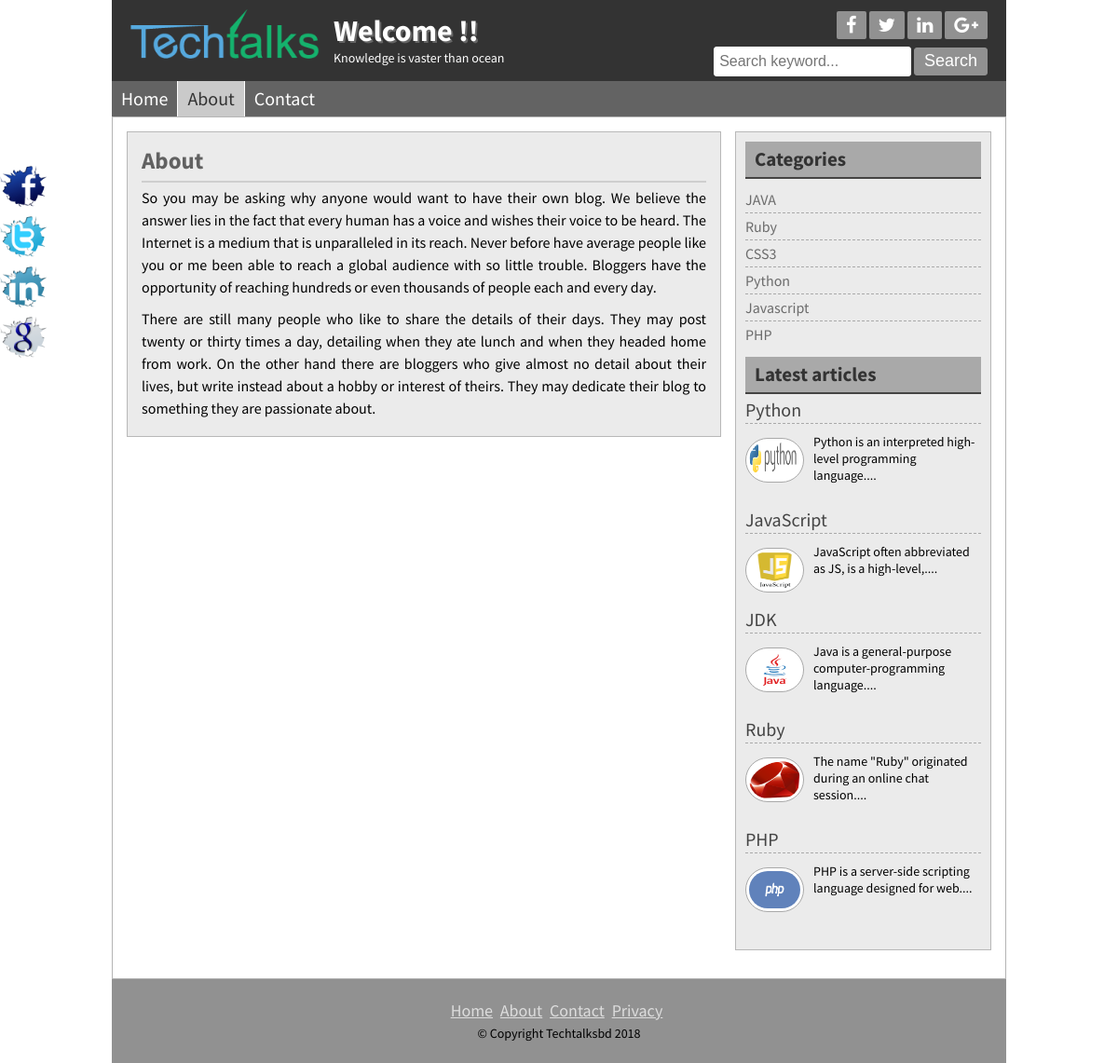
Page /page.php?pageid=1 on the committed database.
### tables this page shows
CREATE TABLE `title_slogan` (
  `id` int(11) NOT NULL,
  `title` varchar(255) NOT NULL,
  `slogan` varchar(255) NOT NULL,
  `logo` varchar(255) NOT NULL
);

CREATE TABLE `tbl_social` (
  `id` int(11) NOT NULL,
  `facebook` varchar(255) NOT NULL,
  `twitter` varchar(255) NOT NULL,
  `linkedin` varchar(255) NOT NULL,
  `googleplus` varchar(255) NOT NULL
);

CREATE TABLE `tbl_page` (
  `id` int(11) NOT NULL,
  `name` varchar(100) NOT NULL,
  `body` text NOT NULL
);

CREATE TABLE `tbl_category` (
  `id` int(11) NOT NULL,
  `name` varchar(50) NOT NULL,
  `userid` int(11) NOT NULL
);

CREATE TABLE `tbl_post` (
  `id` int(11) NOT NULL,
  `cat` int(11) NOT NULL,
  `title` varchar(255) NOT NULL,
  `body` text NOT NULL,
  `image` varchar(255) NOT NULL,
  `author` varchar(255) NOT NULL,
  `tags` varchar(255) NOT NULL,
  `date` timestamp NOT NULL DEFAULT CURRENT_TIMESTAMP ON UPDATE CURRENT_TIMESTAMP,
  `userid` int(11) NOT NULL
);

CREATE TABLE `tbl_copyright` (
  `id` int(11) NOT NULL,
  `copyright` varchar(255) NOT NULL
);

### lib/Database.php (called while the page is built, shortened)
<?php
Class Database{
	public $host   = DB_HOST;
	public $user   = DB_USER;
	public $pass   = DB_PASS;
	public $dbname = DB_NAME;
	public $link;
	private function connectDB(){
		$this->link = new mysqli($this->host, $this->user, $this->pass, $this->dbname);
	}
	public function select($query){
		$result = $this->link->query($query) or die($this->link->error.__LINE__);
		if($result->num_rows > 0){
			return $result;
		} else {
			return false;
		}
	}
}

### helpers/Format.php (called while the page is built, shortened)
<?php
class Format{
	public function textShorten($text, $limit = 370){
		$text = $text.' ';
		$text = substr($text, 0, $limit);
		$text = substr($text, 0, strrpos($text, ' '));
		$text = $text."....";
		return $text;
	}
}
?>

### page.php (the view)
<?php
include 'inc/header.php';
?>
<div class="contentsection contemplete clear">
	<div class="maincontent clear">
		<?php
			if (isset($_GET['pageid'])) {
				$id = $_GET['pageid'];
			}
            $query = "SELECT * FROM tbl_page WHERE id='$id'";
            $getData = $db->select($query);
            if ($getData) {
                while ($result = $getData->fetch_assoc()) {
    	?>
		<div class="about">
			<h2><?php echo $result['name'];?></h2>
			<?php echo $result['body'];?>
		</div>
		<?php } }?>
	</div>
<?php include 'inc/sidebar.php';?>
<?php include 'inc/footer.php';?>

### inc/header.php (shortened to what this page needs)
<?php
	include 'lib/Database.php';
	include 'helpers/Format.php';
	$db = new Database();
	$fm = new Format();
?>
<!DOCTYPE html>
<html>
<head>
	<?php include 'scripts/css.php';?>
</head>
<body>
	<div class="headersection templete clear">
		<a href="#">
			 <?php
	            $query = "SELECT * FROM title_slogan WHERE id='1'";
	            $getData = $db->select($query);
	            if ($getData) {
	                while ($result = $getData->fetch_assoc()) {
	        ?>
			<div class="logo">
				<img src="admin/<?php echo $result['logo'];?>" alt="Logo"/>
				<h2><?php echo $result['title'];?></h2>
				<p><?php echo $result['slogan'];?></p>
			</div>
			<?php } }?>
		</a>
		<div class="social clear">
			<div class="icon clear">
				<?php
		            $query = "SELECT * FROM tbl_social WHERE id='1'";
		            $getData = $db->select($query);
		            if ($getData) {
		                while ($result = $getData->fetch_assoc()) {
		        ?>
				<a href="<?php echo $result['facebook'];?>" target="_blank"><i class="fa fa-facebook"></i></a>
				<a href="<?php echo $result['twitter'];?>" target="_blank"><i class="fa fa-twitter"></i></a>
				<a href="<?php echo $result['linkedin'];?>" target="_blank"><i class="fa fa-linkedin"></i></a>
				<a href="<?php echo $result['googleplus'];?>" target="_blank"><i class="fa fa-google-plus"></i></a>
				<?php } }?>
			</div>
			<div class="searchbtn clear">
			<form action="search.php" method="get">
				<input type="text" name="search" placeholder="Search keyword..."/>
				<input type="submit" name="submit" value="Search"/>
			</form>
			</div>
		</div>
	</div>
<div class="navsection templete">
	<?php
		$page  = $_SERVER['SCRIPT_FILENAME'];
		$title = basename($page, '.php');
	?>
	<ul>
		<li><a <?php if ($title == 'index') {echo 'id="active"';} ?>
			href="index.php">Home</a></li>
		 <?php
	            $query = "SELECT * FROM tbl_page";
	            $getData = $db->select($query);
	            if ($getData) {
	                while ($result = $getData->fetch_assoc()) {
	    ?>
		<li><a
			<?php
				if (isset($_GET['pageid']) && $_GET['pageid'] == $result['id']) {
					echo 'id="active"';
				}
			?>
			href="page.php?pageid=<?php echo $result['id'];?>"><?php echo $result['name'];?></a></li>
		<?php } }?>
		<li><a <?php if ($title == 'contact') {echo 'id="active"';} ?> href="contact.php">Contact</a></li>
	</ul>
</div>

### inc/sidebar.php
<div class="sidebar clear">
	<div class="samesidebar clear">
		<h2>Categories</h2>
			<ul>
				<?php
					$query = "SELECT * FROM tbl_category";
					$category = $db->select($query);
					if ($category) {
						while ($result = $category->fetch_assoc()) {
				?>
				<li><a href="posts.php?catId=<?php echo $result['id']?>"><?php echo $result['name'];?></a></li>
				<?php } } else { echo "Category not found ";}?>
			</ul>
	</div>
	<div class="samesidebar clear">
		<h2>Latest articles</h2>
		<?php
			$query = "select * from tbl_post limit 5";
			$latestpost = $db->select($query);
			if ($latestpost) {
				while ($post = $latestpost->fetch_assoc()) {
		?>
		<div class="popular clear">
			<h3><a href="post.php?id=<?php echo $post['id']?>"><?php echo $post['title']?></a></h3>
			<a href="post.php?id=<?php echo $post['id']?>"><img src="admin/<?php echo $post['image']?>" alt="post image"/></a>
			<?php echo $fm->textShorten($post['body'], 60);?>
		</div>
		<?php } } else{
			echo "<script>window.location='404.php'</script>";
		}?>
	</div>
</div>

### inc/footer.php (shortened to what this page needs)
	</div>
	<div class="footersection templete clear">
	  <div class="footermenu clear">
		<ul>
			<li><a href="#">Home</a></li>
			<li><a href="#">About</a></li>
			<li><a href="#">Contact</a></li>
			<li><a href="#">Privacy</a></li>
		</ul>
	  </div>
	  <?php
            $query = "SELECT * FROM tbl_copyright WHERE id='1'";
            $getData = $db->select($query);
            if ($getData) {
                while ($result = $getData->fetch_assoc()) {
        ?>
	  <p>&copy; <?php echo $result['copyright'];?> <?php echo date('Y');?> </p>
	  <?php } }?>
	</div>
	<div class="fixedicon clear">
		<?php
            $query = "SELECT * FROM tbl_social WHERE id='1'";
            $getData = $db->select($query);
            if ($getData) {
                while ($result = $getData->fetch_assoc()) {
        ?>
		<a href="<?php echo $result['facebook'];?>"><img src="images/fb.png" alt="Facebook"/></a>
		<a href="<?php echo $result['twitter'];?>"><img src="images/tw.png" alt="Twitter"/></a>
		<a href="<?php echo $result['linkedin'];?>"><img src="images/in.png" alt="LinkedIn"/></a>
		<a href="<?php echo $result['googleplus'];?>"><img src="images/gl.png" alt="GooglePlus"/></a>
		<?php } }?>
	</div>
</body>
</html>

### css/style.css (style rules this page uses)
* { margin:0;padding:0;outline:0 }
body { font-family: 'Source Sans Pro', sans-serif;font-size:14px;line-height:18px;color:#000;background:url(../images/bg.png)repeat fixed 0 0 #fff; }
.templete { width:960px;margin:0 auto; }
.contemplete { margin: 0 auto; width: 928px; }
.clear { overflow:hidden; }
input[type="text"], input[type="email"] { border: 1px solid #cfc5b6; border-radius: 3px; margin-bottom: 5px; padding: 5px; width: 300px; }
input[type="submit"] { background: #b7801c none repeat scroll 0 0; border: 1px solid #e6af4b; color: #fff; cursor: pointer; font-size: 20px; padding: 1px 10px; }
.headersection { background: #ca932f none repeat scroll 0 0; color: #fff; }
.logo { float: left; width: 580px; }
.logo img { float: left; margin-right: 15px; padding-bottom: 10px; padding-left: 20px; padding-top: 10px; max-width: 35%; }
.logo h2 { color: #fff; font-size: 32px; margin-bottom: 11px; margin-top: 24px; text-shadow: 2px 2px 0 #666; }
.logo p { color:#fff; }
.social { float: right; margin-right: 20px; margin-top: 12px; text-align: right; width: 360px; }
.icon { float: right; }
.icon a { background: #a56e0a none repeat scroll 0 0; border-radius: 2px; color: #fff; display: block; float: left; font-size: 20px; margin-left: 3px; padding: 5px 10px; }
.searchbtn { float: right; margin-top: 8px; }
.searchbtn input[type="text"] { border: 1px solid #A56E0A; width: 200px; background: #FFE07C; font-size: 16px; height: 20px; }
.searchbtn input[type="submit"] { border: 1px solid #9d6602; border-radius: 3px; font-size: 18px; height: 30px; padding-left: 10px; padding-right: 10px; padding-top: 0; cursor: pointer; }
.navsection { background: none repeat scroll 0 0 #e6af4b; min-height: 38px; }
.navsection ul { margin:0;padding:0;list-style:none; }
.navsection ul li { border-right: 1px solid #c18a26; display: block; float: left; position:relative; }
.navsection ul li:first-child { border-left: 0px solid #fdc662; }
.navsection ul li:last-child { border-right: 0px solid #c18a26; }
.navsection ul li a { color: #fff; display: block; font-size: 20px; padding: 10px; text-decoration: none; }
.navsection ul li a:hover, #active { background:#FEF4E5;color:#333; }
.contentsection { background: #ffffff none repeat scroll 0 0; border: 1px solid #ca932f; padding: 15px; }
.maincontent { background: #fef4e5 none repeat scroll 0 0; border: 1px solid #ded4c5; float: left; margin: 0 15px 15px 0; padding: 8px 15px; width: 606px; }
.about { font-size: 16px; line-height: 24px; text-align: justify; }
.about p { font-size: 16px; line-height: 24px; margin-bottom: 10px; text-align: justify; }
.samepost h2, .about h2 { border-bottom: 2px solid #e0d6c7; color: #ac7511; font-size: 25px; margin-bottom: 4px; padding: 10px 10px 10px 0; }
.sidebar { background: #fef4e5 none repeat scroll 0 0; border: 1px solid #ded4c5; float: right; margin-bottom: 15px; margin-top: 0; padding: 10px; width: 253px; }
.samesidebar { margin-bottom: 10px; }
.samesidebar h2 { background: #e6af4b none repeat scroll 0 0; border-bottom: 2px solid #b7801c; color: #333; margin-bottom: 8px; padding: 10px; }
.samesidebar ul { padding:0;margin:0;list-style:none; }
.samesidebar ul li { border-bottom: 1px dashed #e9c05c; font-size: 16px; padding: 5px 8px 5px 0; }
.samesidebar ul li:last-child { border-bottom: 0px dashed #e9c05c; }
.samesidebar ul li a { color: #814a00; text-decoration: none; }
.samesidebar p { margin-bottom: 10px; }
.popular { margin-bottom: 20px; }
.popular h3 { border-bottom: 1px dashed #b7801c; font-size: 20px; font-weight: normal; margin-bottom: 10px; padding-bottom: 5px; }
.popular h3 a { text-decoration:none;color:#444 }
.popular img { background: #fff none repeat scroll 0 0; border: 1px solid #f6bf5b; border-radius: 30px; float: left; height: 40px; margin-right: 10px; margin-top: 5px; padding: 3px; width: 55px; }
.footersection { height:90px;background:#B7801C;text-align:center }
.footermenu { margin-top: 25px; margin-bottom: 5px; }
.footermenu ul { padding:0;margin:0;list-style:none;text-align:center; }
.footermenu ul li { display:inline-block; }
.footermenu ul li a { color: #E6AF4B; font-size: 18px; margin-right: 5px; }
.fixedicon { left: 0; position: fixed; top: 175px; width: 60px; }
.fixedicon img { width: 50px; }

### rows in the picture
title_slogan: logo (picture), title "Welcome !!", slogan "Knowledge is vaster than ocean"
tbl_page: name "About", body "So you may be asking why anyone would want to have their own blog. We believe the answer lies in the fact that every human has a voice and wishes their voice to be heard. The Internet is a medium that is unparalleled in its reach. Never before have average people like you or me been able to reach a global audience with so little trouble. Bloggers have the opportunity of reaching hundreds or even thousands of people each and every day. There are still many people who like to share the details of their days. They may post twenty or thirty times a day, detailing when they ate lunch and when they headed home from work. On the other hand there are bloggers who give almost no detail about their…"
tbl_category: name "JAVA"
tbl_category: name "Ruby"
tbl_category: name "CSS3"
tbl_category: name "Python"
tbl_category: name "Javascript"
tbl_category: name "PHP"
tbl_post: title "Python", image (picture), body "Python is an interpreted high-level programming language...."
tbl_post: title "JavaScript", image (picture), body "JavaScript often abbreviated as JS, is a high-level,...."
tbl_post: title "JDK", image (picture), body "Java is a general-purpose computer-programming language...."
tbl_post: title "Ruby", image (picture), body "The name \"Ruby\" originated during an online chat session...."
tbl_post: title "PHP", image (picture), body "PHP is a server-side scripting language designed for web...."
tbl_copyright: copyright "Copyright Techtalksbd"
